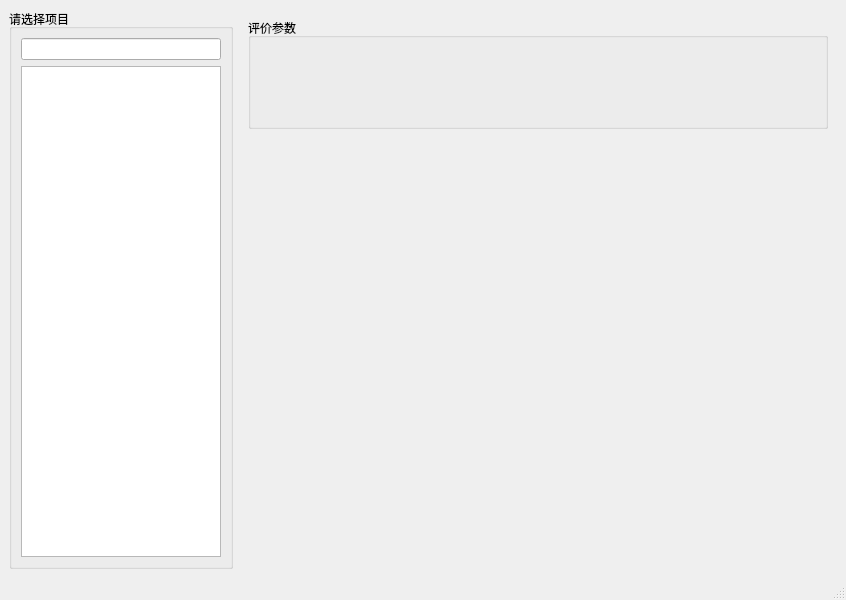
<?xml version="1.0" encoding="UTF-8"?>
<ui version="4.0">
 <class>SixSigma_QCRulesScreening</class>
 <widget class="QMainWindow" name="SixSigma_QCRulesScreening">
  <property name="geometry">
   <rect>
    <x>0</x>
    <y>0</y>
    <width>846</width>
    <height>600</height>
   </rect>
  </property>
  <property name="windowTitle">
   <string>6Σ质控规则筛选</string>
  </property>
  <property name="windowIcon">
   <iconset resource="../Icon.qrc">
    <normaloff>:/images/clipboard.png</normaloff>:/images/clipboard.png</iconset>
  </property>
  <widget class="QWidget" name="centralwidget">
   <layout class="QHBoxLayout" name="horizontalLayout_3">
    <item>
     <widget class="QGroupBox" name="groupBox">
      <property name="sizePolicy">
       <sizepolicy hsizetype="Fixed" vsizetype="Preferred">
        <horstretch>0</horstretch>
        <verstretch>0</verstretch>
       </sizepolicy>
      </property>
      <property name="title">
       <string>请选择项目</string>
      </property>
      <layout class="QVBoxLayout" name="verticalLayout">
       <item>
        <widget class="QLineEdit" name="input_keyword">
         <property name="minimumSize">
          <size>
           <width>200</width>
           <height>0</height>
          </size>
         </property>
         <property name="maximumSize">
          <size>
           <width>200</width>
           <height>16777215</height>
          </size>
         </property>
        </widget>
       </item>
       <item>
        <widget class="QTreeWidget" name="treeWidget">
         <property name="minimumSize">
          <size>
           <width>200</width>
           <height>0</height>
          </size>
         </property>
         <property name="maximumSize">
          <size>
           <width>200</width>
           <height>16777215</height>
          </size>
         </property>
         <attribute name="headerVisible">
          <bool>false</bool>
         </attribute>
         <column>
          <property name="text">
           <string notr="true">1</string>
          </property>
         </column>
        </widget>
       </item>
      </layout>
     </widget>
    </item>
    <item>
     <widget class="QWidget" name="widget" native="true">
      <layout class="QVBoxLayout" name="verticalLayout_2">
       <item>
        <widget class="QGroupBox" name="groupBox_2">
         <property name="sizePolicy">
          <sizepolicy hsizetype="Preferred" vsizetype="Preferred">
           <horstretch>0</horstretch>
           <verstretch>0</verstretch>
          </sizepolicy>
         </property>
         <property name="minimumSize">
          <size>
           <width>0</width>
           <height>111</height>
          </size>
         </property>
         <property name="maximumSize">
          <size>
           <width>16777215</width>
           <height>111</height>
          </size>
         </property>
         <property name="title">
          <string>评价参数</string>
         </property>
         <layout class="QHBoxLayout" name="horizontalLayout_2">
          <property name="spacing">
           <number>2</number>
          </property>
          <property name="leftMargin">
           <number>6</number>
          </property>
          <property name="topMargin">
           <number>6</number>
          </property>
          <property name="rightMargin">
           <number>6</number>
          </property>
          <property name="bottomMargin">
           <number>6</number>
          </property>
          <item>
           <widget class="QStackedWidget" name="stackedWidget">
            <widget class="QWidget" name="page"/>
            <widget class="QWidget" name="page_2"/>
           </widget>
          </item>
         </layout>
        </widget>
       </item>
       <item>
        <widget class="QWidget" name="widget_2" native="true">
         <layout class="QHBoxLayout" name="horizontalLayout" stretch="1,1">
          <item>
           <widget class="QwtPlot" name="qwtPlot_DecisionChart">
            <property name="sizePolicy">
             <sizepolicy hsizetype="Preferred" vsizetype="Preferred">
              <horstretch>0</horstretch>
              <verstretch>0</verstretch>
             </sizepolicy>
            </property>
           </widget>
          </item>
          <item>
           <widget class="QwtPlot" name="qwtPlot_StandardizedTo100">
            <property name="sizePolicy">
             <sizepolicy hsizetype="Preferred" vsizetype="Preferred">
              <horstretch>0</horstretch>
              <verstretch>0</verstretch>
             </sizepolicy>
            </property>
           </widget>
          </item>
         </layout>
        </widget>
       </item>
      </layout>
     </widget>
    </item>
   </layout>
  </widget>
  <widget class="QMenuBar" name="menubar">
   <property name="geometry">
    <rect>
     <x>0</x>
     <y>0</y>
     <width>846</width>
     <height>23</height>
    </rect>
   </property>
  </widget>
  <widget class="QStatusBar" name="statusbar"/>
 </widget>
 <customwidgets>
  <customwidget>
   <class>QwtPlot</class>
   <extends>QFrame</extends>
   <header>qwt_plot.h</header>
   <container>1</container>
  </customwidget>
 </customwidgets>
 <resources>
  <include location="../Icon.qrc"/>
 </resources>
 <connections/>
</ui>
